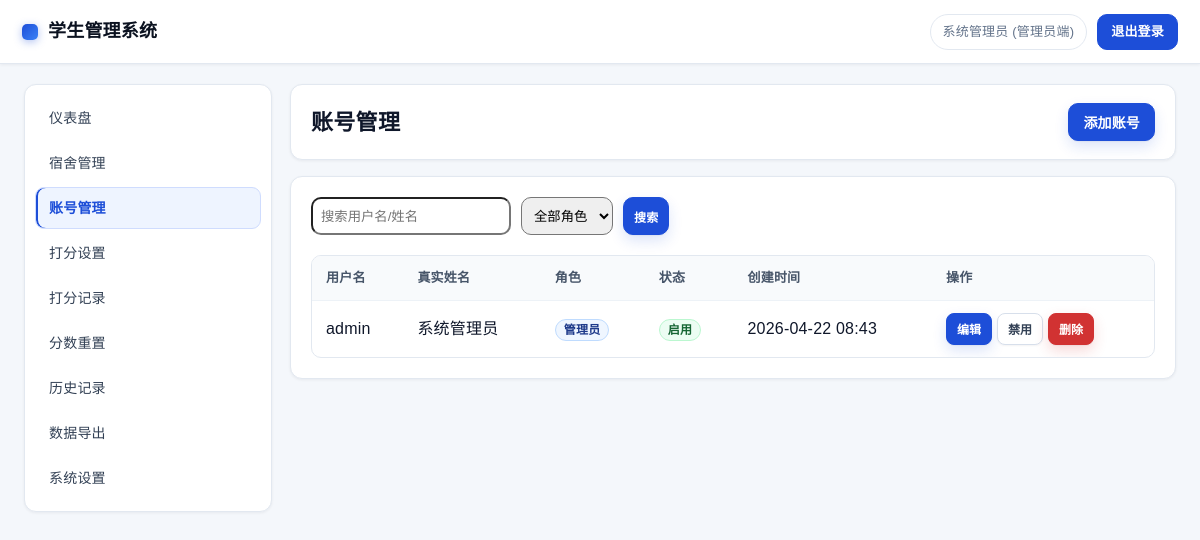
The page /admin/users.php (signed in) on the database its author committed.
### tables this page shows
CREATE TABLE `settings` (
  `id` INT UNSIGNED NOT NULL AUTO_INCREMENT,
  `setting_key` VARCHAR(50) NOT NULL COMMENT '设置键',
  `setting_value` TEXT COMMENT '设置值',
  `description` VARCHAR(200) COMMENT '描述',
  `updated_at` DATETIME NOT NULL DEFAULT CURRENT_TIMESTAMP ON UPDATE CURRENT_TIMESTAMP,
  PRIMARY KEY (`id`),
  UNIQUE KEY `uk_setting_key` (`setting_key`)
);

CREATE TABLE `users` (
  `id` INT UNSIGNED NOT NULL AUTO_INCREMENT,
  `username` VARCHAR(50) NOT NULL COMMENT '用户名',
  `password` VARCHAR(255) NOT NULL COMMENT '密码(bcrypt)',
  `real_name` VARCHAR(50) NOT NULL COMMENT '真实姓名',
  `role` ENUM('admin', 'inspector') NOT NULL DEFAULT 'inspector' COMMENT '角色：管理员/检查人',
  `status` TINYINT(1) NOT NULL DEFAULT 1 COMMENT '状态：1启用 0禁用',
  `created_at` DATETIME NOT NULL DEFAULT CURRENT_TIMESTAMP,
  `updated_at` DATETIME NOT NULL DEFAULT CURRENT_TIMESTAMP ON UPDATE CURRENT_TIMESTAMP,
  PRIMARY KEY (`id`),
  UNIQUE KEY `uk_username` (`username`)
);

### includes/auth.php (called while the page is built, shortened)
<?php
require_once __DIR__ . '/security.php';
require_once __DIR__ . '/logger.php';
require_once __DIR__ . '/functions.php';
function isLoggedIn() {
    return isset($_SESSION['user_id']) && !empty($_SESSION['user_id']);
}
function getCurrentUser() {
    return [
        'id' => $_SESSION['user_id'],
        'username' => $_SESSION['username'],
        'real_name' => $_SESSION['real_name'],
        'role' => $_SESSION['user_role']
    ];
}

### includes/db.php (called while the page is built, shortened)
<?php
class Database {
    private static $instance = null;
    private $pdo;
    private function __construct() {
        try {
            $dsn = "mysql:host=" . DB_HOST . ";dbname=" . DB_NAME . ";charset=" . DB_CHARSET;
            $options = [
                PDO::ATTR_ERRMODE => PDO::ERRMODE_EXCEPTION,
                PDO::ATTR_DEFAULT_FETCH_MODE => PDO::FETCH_ASSOC,
                PDO::ATTR_EMULATE_PREPARES => false,
            ];
            $this->pdo = new PDO($dsn, DB_USER, DB_PASS, $options);
        } catch (PDOException $e) {
            die('数据库连接失败: ' . $e->getMessage());
        }
    }
    public static function getInstance() {
        if (self::$instance === null) {
            self::$instance = new self();
        }
        return self::$instance;
    }
    public function query($sql, $params = []) {
        $stmt = $this->pdo->prepare($sql);
        $stmt->execute($params);
        return $stmt;
    }
    public function fetch($sql, $params = []) {
        return $this->query($sql, $params)->fetch();
    }
    public function fetchAll($sql, $params = []) {
        return $this->query($sql, $params)->fetchAll();
    }
}
function db() {
    return Database::getInstance();
}

### includes/functions.php (called while the page is built, shortened)
<?php
function h($string) {
    return htmlspecialchars($string, ENT_QUOTES, 'UTF-8');
}
function getSetting($key, $default = null) {
    $result = db()->fetch("SELECT setting_value FROM settings WHERE setting_key = ?", [$key]);
    return $result ? $result['setting_value'] : $default;
}
function getSiteName() {
    try {
        $siteName = trim((string) getSetting('site_name', SITE_NAME));
    } catch (Exception $e) {
        $siteName = SITE_NAME;
    }
    return strlen($siteName) > 60 ? substr($siteName, 0, 60) : $siteName;
}
function formatDate($date) {
    return date('Y-m-d H:i', strtotime($date));
}

### admin/users.php (the view, shortened to what this page needs)
<?php
require_once __DIR__ . '/../includes/auth.php';
require_once __DIR__ . '/../includes/db.php';
require_once __DIR__ . '/../includes/functions.php';
require_once __DIR__ . '/../includes/template.php';
$page = max(1, intval($_GET['page'] ?? 1));
$pageSize = 20;
$offset = ($page - 1) * $pageSize;
$search = trim($_GET['search'] ?? '');
$where = "WHERE 1=1";
$params = [];
$users = db()->fetchAll(
    "SELECT * FROM users {$where} ORDER BY id ASC LIMIT {$offset}, {$pageSize}",
    $params
);
renderHeader('账号管理');
?>
<div class="container" style="padding-top: 20px;">
    <div style="display: flex;">
        <div class="sidebar">
            <ul class="sidebar-menu">
                <li><a href="index.php">仪表盘</a></li>
                <li><a href="dormitories.php">宿舍管理</a></li>
                <li><a href="users.php" class="active">账号管理</a></li>
                <li><a href="settings.php">打分设置</a></li>
                <li><a href="records.php">打分记录</a></li>
                <li><a href="reset.php">分数重置</a></li>
                <li><a href="history.php">历史记录</a></li>
                <li><a href="export.php">数据导出</a></li>
                <li><a href="system.php">系统设置</a></li>
            </ul>
        </div>
        <div class="main-content">
            <div class="page-header flex flex-between">
                <h2>账号管理</h2>
                <button class="btn" onclick="showAddModal()">添加账号</button>
            </div>
            <div class="card">
                <div class="flex flex-between mb-20">
                    <form method="GET" style="display: flex; gap: 10px;">
                        <input type="text" name="search" placeholder="搜索用户名/姓名"
                               value="<?= h($search) ?>" style="padding: 8px; width: 200px;">
                        <select name="role" style="padding: 8px;">
                            <option value="">全部角色</option>
                        </select>
                        <button type="submit" class="btn btn-sm">搜索</button>
                    </form>
                </div>
                <table class="table">
                    <thead>
                        <tr>
                            <th>用户名</th>
                            <th>真实姓名</th>
                            <th>角色</th>
                            <th>状态</th>
                            <th>创建时间</th>
                            <th>操作</th>
                        </tr>
                    </thead>
                    <tbody>
                        <?php foreach ($users as $user): ?>
                            <tr>
                                <td><?= h($user['username']) ?></td>
                                <td><?= h($user['real_name']) ?></td>
                                <td>
                                    <?php if ($user['role'] === 'admin'): ?>
                                        <span class="badge badge-info">管理员</span>
                                    <?php else: ?>
                                        <span class="badge badge-success">检查人</span>
                                    <?php endif; ?>
                                </td>
                                <td>
                                    <?php if ($user['status']): ?>
                                        <span class="badge badge-success">启用</span>
                                    <?php else: ?>
                                        <span class="badge badge-danger">禁用</span>
                                    <?php endif; ?>
                                </td>
                                <td><?= formatDate($user['created_at']) ?></td>
                                <td>
                                    <button class="btn btn-sm" onclick="showEditModal(
                                        <?= $user['id'] ?>,
                                        '<?= h($user['username']) ?>',
                                        '<?= h($user['real_name']) ?>',
                                        '<?= $user['role'] ?>'
                                    )">编辑</button>
                                    <form method="POST" style="display: inline;">
                                        <button type="submit" class="btn btn-sm <?= $user['status'] ? 'btn-secondary' : 'btn-success' ?>">
                                            <?= $user['status'] ? '禁用' : '启用' ?>
                                        </button>
                                    </form>
                                    <form method="POST" style="display: inline;"
                                          onsubmit="return confirm('确定删除？')">
                                        <button type="submit" class="btn btn-sm btn-danger">删除</button>
                                    </form>
                                </td>
                            </tr>
                        <?php endforeach; ?>
                    </tbody>
                </table>
            </div>
        </div>
    </div>
</div>
<?php renderFooter(); ?>

### includes/template.php (shortened to what this page needs)
<?php
function renderHeader($title = '', $extraStyles = '') {
    $currentUser = function_exists('getCurrentUser') ? getCurrentUser() : null;
    $roleClass = $currentUser && ($currentUser['role'] ?? '') === 'admin' ? 'role-admin' : 'role-inspector';
    $siteName = function_exists('getSiteName') ? getSiteName() : SITE_NAME;
?>
<!DOCTYPE html>
<html lang="zh-CN">
<head>
</head>
<body class="<?= $roleClass ?>">
    <nav class="navbar">
        <a href="index.php" class="navbar-brand"><?= h($siteName) ?></a>
        <?php if ($currentUser): ?>
            <div class="navbar-user">
                <span>
                    <?= h($currentUser['real_name']) ?>
                    (<?= $currentUser['role'] === 'admin' ? '管理员端' : '用户端' ?>)
                </span>
                <a href="../logout.php">退出登录</a>
            </div>
        <?php endif; ?>
    </nav>
<?php
}
function renderFooter() {
?>
</body>
</html>
<?php
}

### rows shown on the page
settings: setting_value "学生管理系统"
users: real_name "系统管理员", username "admin", role "管理员", status "启用", created_at "2026-04-22 08:43"
